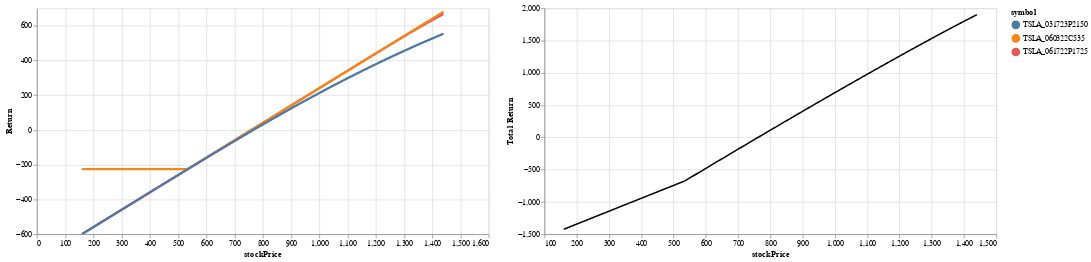

Notebook cell for this chart:
### Code cell
# PnL diagram

import random

n = 3


options = df.sample(n)

options['Num'] = options.apply(lambda df:[-1,1][random.randrange(2)],axis=1)

centerPrice = 800

date = dt.date(2022,6,6)

def Option_PnL_Vis(options,date,centerPrice):
    """
    options: dataframe of options (pandas dataframe)
    date: date of PnL  (dt.date or dt.datetime)
    centerPrice: The visualization will draw the PnL diagram around centerPrice
    """



    def option_stockprice_DF(centerPrice,options,stepNum=500,percent=0.8):
        # https://stackoverflow.com/questions/42168103/how-to-expand-flatten-pandas-dataframe-efficiently
        # https://pandas.pydata.org/pandas-docs/stable/reference/api/pandas.DataFrame.explode.html

        """
        Create a dataframe of options with varying stockPrice
        """
        low = centerPrice*((1-percent))
        high = centerPrice*((1+percent))
        step = (high-low) / stepNum
        priceRange = [ low + step*num for num in range(stepNum+1)]
        options['stockPrice'] = options.apply(lambda df:priceRange,axis=1)
        newdf = options.explode('stockPrice')
        return newdf


    optionss = option_stockprice_DF(centerPrice,options)

    optionss['ExpectedPrice'] = optionss.apply(lambda df: optionpriceRow(df,df.stockPrice,date),axis=1)

    # optionss['Num'] = options.apply(lambda df: 1,axis=1) # number of options for the position

    optionss['Return'] = optionss.apply(lambda df: (df.ExpectedPrice - df.mark)*df.Num,axis=1)

    indivual = alt.Chart(optionss).encode(
        x='stockPrice:Q',
        y='Return:Q',
        color='symbol:N',
        tooltip = ['description','stockPrice','Return','Num']
    )

    # https://altair-viz.github.io/gallery/multiline_highlight.html

    highlight = alt.selection(type='single', on='mouseover',
                        fields=['symbol'], nearest=True)

    points = indivual.mark_circle().encode(
        opacity=alt.value(0)
    ).add_selection(
        highlight
    )

    lines = indivual.mark_line().encode(size=alt.condition(~highlight, alt.value(1), alt.value(3)))

    res = (points+lines).interactive()



    # res = alt.concat(res).properties(
    #     title=alt.TitleParams(
    #         ['black line is the overall PnL'],
    #         baseline='bottom',
    #         orient='bottom',
    #         anchor='end',
    #         fontWeight='normal',
    #         fontSize=10,

    #         )
    # )


    # https://pandas.pydata.org/docs/reference/api/pandas.DataFrame.groupby.html
    # https://stackoverflow.com/questions/20490274/how-to-reset-index-in-a-pandas-dataframe
    totalReturnDF = optionss[['stockPrice','Return']].groupby(['stockPrice']).sum().reset_index()


    total = alt.Chart(totalReturnDF).mark_line(color='black').encode(
        x='stockPrice',
        y=alt.Y('Return:Q',title='Total Return'),
    )

    # https://altair-viz.github.io/gallery/multiline_tooltip.html

    nearest = alt.selection(type='single', nearest=True, on='mouseover',
                            fields=['stockPrice'], empty='none')

    selectors = alt.Chart(totalReturnDF).mark_point().encode(
        x='stockPrice:Q',
        opacity=alt.value(0),
    ).add_selection(
        nearest
    )

    points = total.mark_point().encode(
        opacity=alt.condition(nearest, alt.value(1), alt.value(0))
    )

    text = total.mark_text(align='left', dx=5, dy=-5).encode(
        text=alt.condition(nearest, 'Return:Q', alt.value(' '))
    )

    rules = alt.Chart(totalReturnDF).mark_rule(color='gray').encode(
        x='stockPrice:Q'
    ).transform_filter(
        nearest
    )

    total = alt.layer(total, selectors, rules, points, text)


    res = res.properties(width=600) | total.properties(width=600).interactive()

    return res

Option_PnL_Vis(options,date,centerPrice)

### Figure 1 — Vega-Lite specification as saved in the notebook (floating-point values rounded to 4 significant figures; data arrays with more than 128 entries replaced by an {"elided": "..."} marker saying what was removed)
{"config": {"view": {"continuousWidth": 400, "continuousHeight": 300}}, "hconcat": [{"layer": [{"mark": "circle", "encoding": {"color": {"field": "symbol", "type": "nominal"}, "opacity": {"value": 0}, "tooltip": [{"field": "description", "type": "nominal"}, {"field": "stockPrice", "type": "quantitative"}, {"field": "Return", "type": "quantitative"}, {"field": "Num", "type": "quantitative"}], "x": {"field": "stockPrice", "type": "quantitative"}, "y": {"field": "Return", "type": "quantitative"}}, "selection": {"selector004": {"type": "single", "on": "mouseover", "fields": ["symbol"], "nearest": true}, "selector005": {"type": "interval", "bind": "scales", "encodings": ["x", "y"]}}}, {"mark": "line", "encoding": {"color": {"field": "symbol", "type": "nominal"}, "size": {"condition": {"value": 1, "selection": {"not": "selector004"}}, "value": 3}, "tooltip": [{"field": "description", "type": "nominal"}, {"field": "stockPrice", "type": "quantitative"}, {"field": "Return", "type": "quantitative"}, {"field": "Num", "type": "quantitative"}], "x": {"field": "stockPrice", "type": "quantitative"}, "y": {"field": "Return", "type": "quantitative"}}}], "data": {"name": "data-ddf2b684e8c8a3f35ba46621f3123b7c"}, "width": 600}, {"layer": [{"mark": {"type": "line", "color": "black"}, "encoding": {"x": {"field": "stockPrice", "type": "quantitative"}, "y": {"field": "Return", "title": "Total Return", "type": "quantitative"}}, "selection": {"selector007": {"type": "interval", "bind": "scales", "encodings": ["x", "y"]}}}, {"mark": "point", "encoding": {"opacity": {"value": 0}, "x": {"field": "stockPrice", "type": "quantitative"}}, "selection": {"selector006": {"type": "single", "nearest": true, "on": "mouseover", "fields": ["stockPrice"], "empty": "none"}}}, {"mark": {"type": "rule", "color": "gray"}, "encoding": {"x": {"field": "stockPrice", "type": "quantitative"}}, "transform": [{"filter": {"selection": "selector006"}}]}, {"mark": "point", "encoding": {"opacity": {"condition": {"value": 1, "selection": "selector006"}, "value": 0}, "x": {"field": "stockPrice", "type": "quantitative"}, "y": {"field": "Return", "title": "Total Return", "type": "quantitative"}}}, {"mark": {"type": "text", "align": "left", "dx": 5, "dy": -5}, "encoding": {"text": {"condition": {"field": "Return", "type": "quantitative", "selection": "selector006"}, "value": " "}, "x": {"field": "stockPrice", "type": "quantitative"}, "y": {"field": "Return", "title": "Total Return", "type": "quantitative"}}}], "data": {"name": "data-03ecbfaada3e960e87e7e0599d5bd6d4"}, "width": 600}], "$schema": "https://vega.github.io/schema/vega-lite/v4.17.0.json", "datasets": {"data-ddf2b684e8c8a3f35ba46621f3123b7c": {"elided": "1503 records"}, "data-03ecbfaada3e960e87e7e0599d5bd6d4": {"elided": "501 records"}}}
